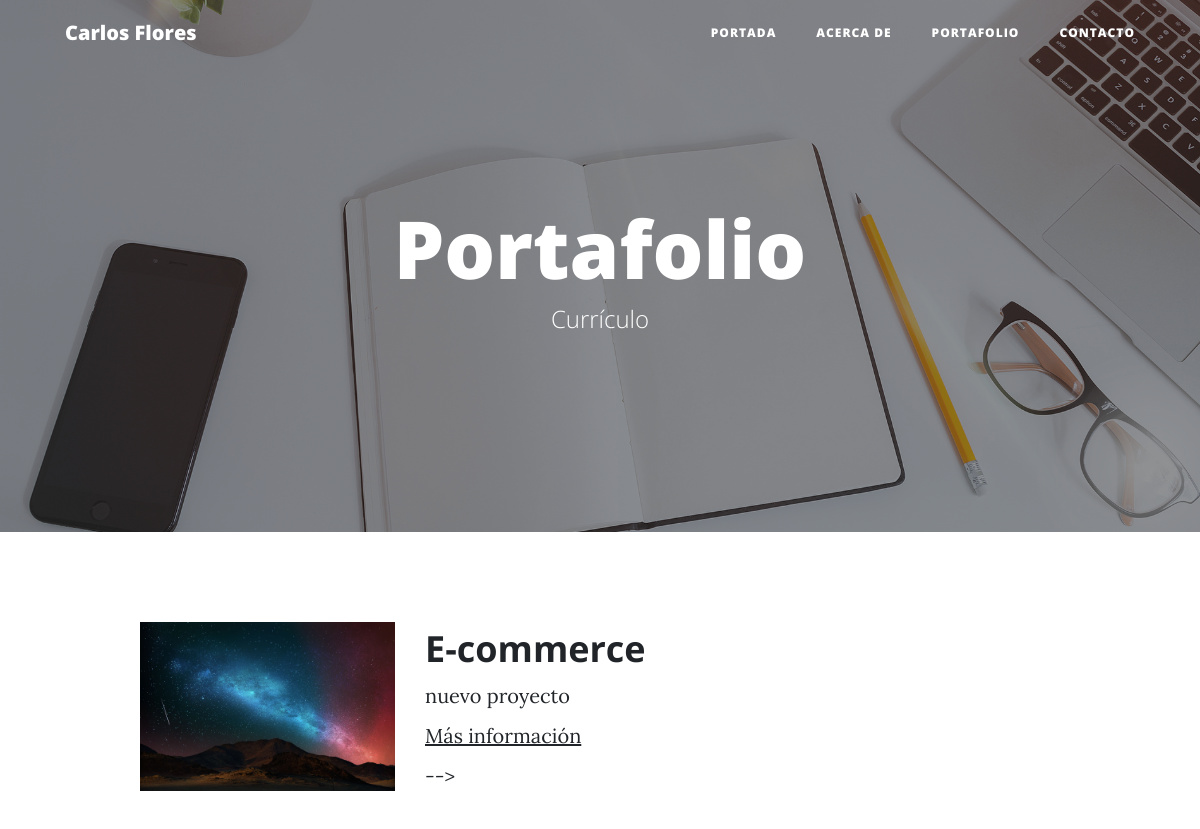
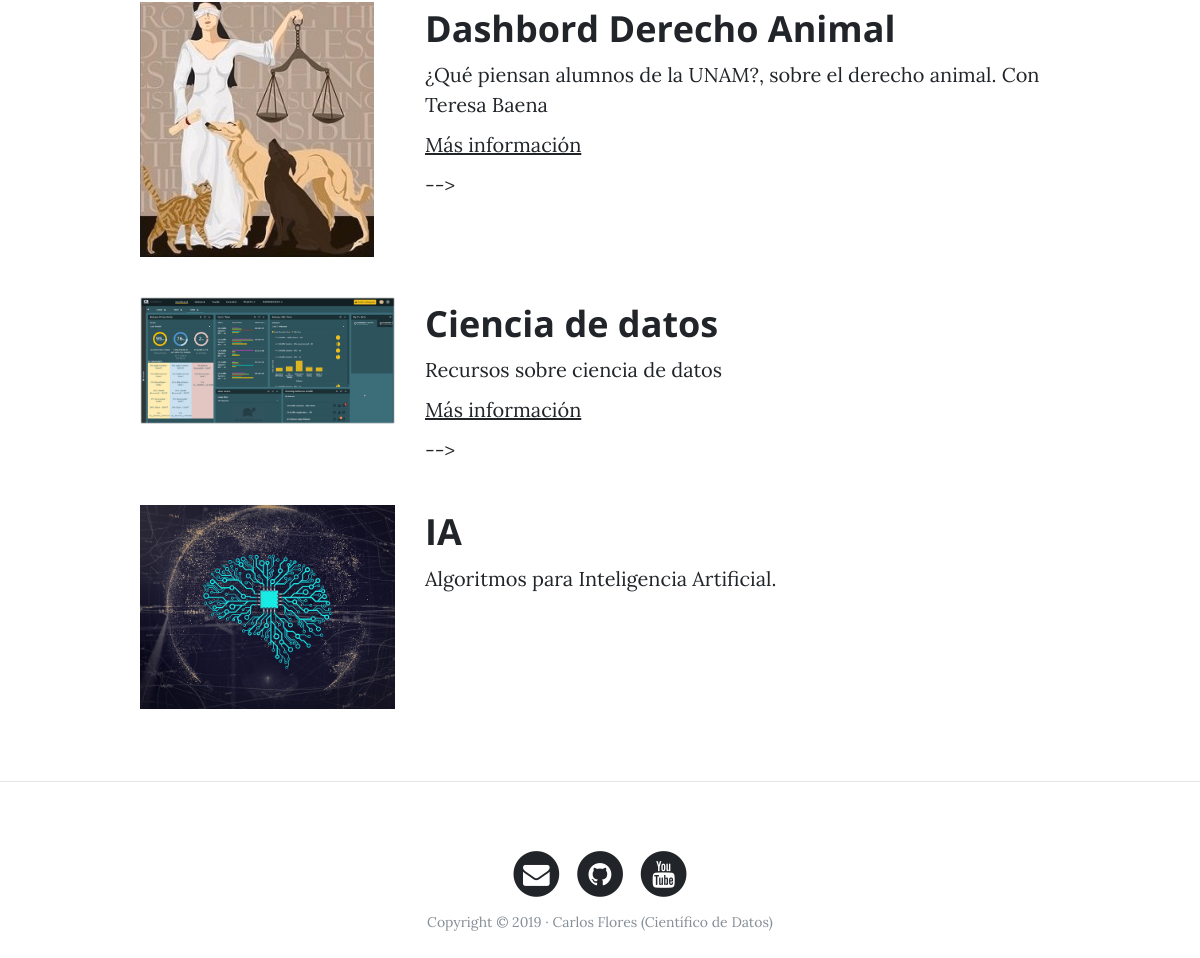
The page /portfolio/ on the database its author committed (2 pictures, top to bottom).
### portfolio/models.py (models this page shows, shortened)
class Project(models.Model):
    title = models.CharField(max_length=200, verbose_name="Título")
    description = models.TextField(verbose_name="Descripción")
    image = models.ImageField(verbose_name="Imagen", upload_to="projects")
    link = models.URLField(verbose_name="Direccion web",null=True,blank =True)
    created = models.DateTimeField(auto_now_add = True,verbose_name="Fecha de creación")
    updated = models.DateTimeField(auto_now=True,verbose_name="Fecha de edición")
    class Meta:
        verbose_name = "proyecto"
        verbose_name_plural = "proyectos"
        ordering = ["-created"]

### portfolio/views.py (the view)
# urls.py: path('portfolio/', portfolio_views.portfolio, name = "portfolio"),
def portfolio(request):
    projects = Project.objects.all()
    return render(request, "portfolio/portfolio.html", {'projects': projects})

### portfolio/templates/portfolio/portfolio.html (shortened to what this page needs)
{% extends 'core/base.html' %}
{% block background %}{% load static %}{% static 'core/img/portfolio-bg.jpg' %}{% endblock %}
{% block headers %}
<h1>Portafolio</h1>
<span class="subheading">Currículo</span>
{% endblock %}
{% block content %}
  {% for project in projects %}
  <div class="row project">
    <div class="col-lg-3 col-md-4 offset-lg-1">
      <img class="img-fluid" src="{{project.image.url}}" alt="">
    </div>
    <div class="col-lg-7 col-md-8">
      <h2 class="section-heading title">{{project.title}}</h2>
      <p>{{project.description}}</p>
        {% if project.link %}
          <p><a href="{{project.link}}">Más información</a></p>-->
        {% endif %}
      </div>
  </div>
  {% endfor %}
{% endblock %}

### rows shown on the page
Project: image (picture), title "E-commerce", description "nuevo proyecto"
Project: image (picture), title "Dashbord Derecho Animal", description "¿Qué piensan alumnos de la UNAM?, sobre el derecho animal. Con Teresa Baena"
Project: image (picture), title "Ciencia de datos", description "Recursos sobre ciencia de datos"
Project: image (picture), title "IA", description "Algoritmos para Inteligencia Artificial."
